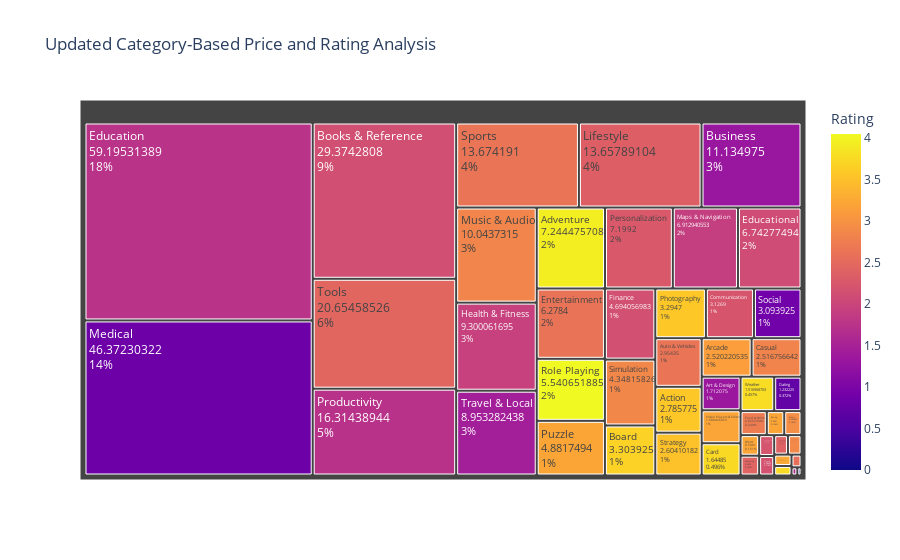

Notebook code for this chart:
### Markdown cell above
### Step 4: Re-Visualize Treemap Post-Transformation

### Code cell
# Create updated treemap
fig = px.treemap(
    df,
    path=['Category'],  # Group by category
    values='Price',     # Size of blocks determined by price
    color='Rating',     # Color based on ratings
    title="Updated Category-Based Price and Rating Analysis",
    color_continuous_scale='plasma'
)
fig.update_traces(textinfo='label+value+percent entry')
fig.show()

### Figure 1 — Plotly figure (JSON) as saved in the notebook; plotly's stock layout.template omitted (floating-point values rounded to 4 significant figures)
{"data": [{"branchvalues": "total", "customdata": [[3.581], [3.946], [3.133], [1.341], [2.645], [1.608], [3.673], [2.138], [1.321], [3.744], [3.255], [2.819], [3.754], [2.218], [0.7455], [1.739], [2.091], [2.618], [0], [2.155], [2.738], [1.942], [2.203], [2.576], [2.353], [1.916], [0.8469], [2.958], [2.839], [2.887], [2.426], [2.275], [3.573], [1.728], [3.214], [3.214], [4.048], [2.375], [2.87], [0.886], [2.644], [3.505], [2.448], [1.449], [2.179], [3.204], [3.776], [3.217]], "domain": {"x": [0, 1], "y": [0, 1]}, "hovertemplate": "labels=%{label}<br>Price=%{value}<br>parent=%{parent}<br>id=%{id}<br>Rating=%{color}<extra></extra>", "ids": ["Action", "Adventure", "Arcade", "Art & Design", "Auto & Vehicles", "Beauty", "Board", "Books & Reference", "Business", "Card", "Casino", "Casual", "Comics", "Communication", "Dating", "Education", "Educational", "Entertainment", "Events", "Finance", "Food & Drink", "Health & Fitness", "House & Home", "Libraries & Demo", "Lifestyle", "Maps & Navigation", "Medical", "Music", "Music & Audio", "News & Magazines", "Parenting", "Personalization", "Photography", "Productivity", "Puzzle", "Racing", "Role Playing", "Shopping", "Simulation", "Social", "Sports", "Strategy", "Tools", "Travel & Local", "Trivia", "Video Players & Editors", "Weather", "Word"], "labels": ["Action", "Adventure", "Arcade", "Art & Design", "Auto & Vehicles", "Beauty", "Board", "Books & Reference", "Business", "Card", "Casino", "Casual", "Comics", "Communication", "Dating", "Education", "Educational", "Entertainment", "Events", "Finance", "Food & Drink", "Health & Fitness", "House & Home", "Libraries & Demo", "Lifestyle", "Maps & Navigation", "Medical", "Music", "Music & Audio", "News & Magazines", "Parenting", "Personalization", "Photography", "Productivity", "Puzzle", "Racing", "Role Playing", "Shopping", "Simulation", "Social", "Sports", "Strategy", "Tools", "Travel & Local", "Trivia", "Video Players & Editors", "Weather", "Word"], "marker": {"coloraxis": "coloraxis", "colors": [3.581, 3.946, 3.133, 1.341, 2.645, 1.608, 3.673, 2.138, 1.321, 3.744, 3.255, 2.819, 3.754, 2.218, 0.7455, 1.739, 2.091, 2.618, 0, 2.155, 2.738, 1.942, 2.203, 2.576, 2.353, 1.916, 0.8469, 2.958, 2.839, 2.887, 2.426, 2.275, 3.573, 1.728, 3.214, 3.214, 4.048, 2.375, 2.87, 0.886, 2.644, 3.505, 2.448, 1.449, 2.179, 3.204, 3.776, 3.217]}, "name": "", "parents": ["", "", "", "", "", "", "", "", "", "", "", "", "", "", "", "", "", "", "", "", "", "", "", "", "", "", "", "", "", "", "", "", "", "", "", "", "", "", "", "", "", "", "", "", "", "", "", ""], "textinfo": "label+value+percent entry", "type": "treemap", "values": [2.786, 7.244, 2.52, 1.712, 2.954, 0.06232, 3.304, 29.37, 11.13, 1.645, 0.2591, 2.517, 0.2147, 3.127, 1.232, 59.2, 6.743, 6.278, 0.04492, 4.694, 0.8252, 9.3, 0.4116, 0.166, 13.66, 6.913, 46.37, 0.5428, 10.04, 0.3454, 0.4822, 7.199, 3.295, 16.31, 4.882, 0.5491, 5.541, 0.3512, 4.348, 3.094, 13.67, 2.604, 20.65, 8.953, 0.3844, 1.68, 1.517, 0.5001]}], "layout": {"coloraxis": {"colorbar": {"title": {"text": "Rating"}}, "colorscale": [[0, "#0d0887"], [0.1111, "#46039f"], [0.2222, "#7201a8"], [0.3333, "#9c179e"], [0.4444, "#bd3786"], [0.5556, "#d8576b"], [0.6667, "#ed7953"], [0.7778, "#fb9f3a"], [0.8889, "#fdca26"], [1, "#f0f921"]]}, "legend": {"tracegroupgap": 0}, "title": {"text": "Updated Category-Based Price and Rating Analysis"}}}
